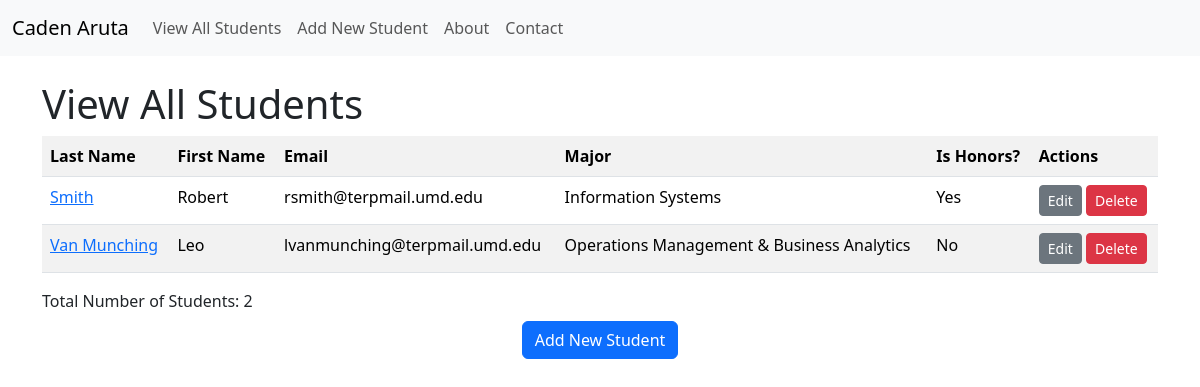
Screenshot of /student/view with the database file from the repository.
### models.py (models this page shows, shortened)
class Student(db.Model):
    __tablename__ = "student"
    student_id = db.Column(db.Integer, primary_key=True)
    first_name = db.Column(db.String(30), nullable=False)
    last_name = db.Column(db.String(50), nullable=False)
    major_id = db.Column(db.Integer, db.ForeignKey('major.major_id'))
    birth_date = db.Column(db.DateTime, nullable=False)
    num_credits_completed = db.Column(db.Integer, nullable=False)
    gpa = db.Column(db.Float, nullable=False)
    is_honors = db.Column(db.Boolean, nullable=False)
    email = db.Column(db.String(100), nullable=False)

class Major(db.Model):
    __tablename__ = "major"
    major_id = db.Column(db.Integer, primary_key=True)
    major = db.Column(db.String(30), nullable=False)
    students = db.relationship('Student', backref='students')

### app.py (the view)
@app.route('/student/view')
def student_view_all():
    students = Student.query.outerjoin(Major, Student.major_id == Major.major_id) \
        .add_entity(Major) \
        .order_by(Student.last_name, Student.first_name) \
        .all()
    return render_template('student_view_all.html', students=students)

### templates/student_view_all.html (shortened to what this page needs)
{% extends "base.html" %}
{% block page_head %}View All Students{% endblock %}
{% block page_content %}
<div class="row">
  <div class="col">
    <table class="table table-striped">
      <tr>
        <th>Last Name</th>
        <th>First Name</th>
        <th>Email</th>
        <th>Major</th>
        <th>Is Honors?</th>
        <th>Actions</th>
      </tr>
      {% for each_student, each_major in students %}
      <tr>
        <td><a href="{{ url_for('student_view', student_id=each_student['student_id']) }}">{{ each_student['last_name'] }}</a></td>
        <td>{{ each_student['first_name'] }}</td>
        <td>{{ each_student['email'] }}</td>
        <td>{{ each_major['major'] if each_major else '' }}</td>
        <td>{{ 'Yes' if each_student['is_honors'] == 1 else 'No' }}</td>
        <td>
          <a href="{{ url_for('student_edit', student_id=each_student['student_id']) }}" class="btn btn-secondary btn-sm">Edit</a>
          <a href="{{ url_for('student_delete', student_id=each_student['student_id']) }}" class="btn btn-danger btn-sm">Delete</a>
        </td>
      </tr>
      {% endfor %}
    </table>
  </div>
</div>
<div class="row">
  <div class="col">Total Number of Students: {{ students|length }}</div>
</div>
<div class="row mt-2">
  <div class="col text-center">
    <a href="{{ url_for('student_create') }}" class="btn btn-primary">Add New Student</a>
  </div>
</div>
{% endblock %}

### templates/base.html (shortened to what this page needs)
<!DOCTYPE html>
<html lang="en">
  <head>
    <link href="https://cdn.jsdelivr.net/npm/bootstrap@5.3.3/dist/css/bootstrap.min.css" rel="stylesheet">
  </head>
  <body>
  <nav class="navbar navbar-expand-lg navbar-light bg-light">
    <div class="container-fluid">
      <a class="navbar-brand" href="/">Caden Aruta</a>
      <div class="collapse navbar-collapse">
        <ul class="navbar-nav me-auto mb-2 mb-lg-0">
          <li class="nav-item"><a class="nav-link" href="{{ url_for('student_view_all') }}">View All Students</a></li>
          <li class="nav-item"><a class="nav-link" href="{{ url_for('student_create') }}">Add New Student</a></li>
          <li class="nav-item"><a class="nav-link" href="/about">About</a></li>
          <li class="nav-item"><a class="nav-link" href="/contact">Contact</a></li>
        </ul>
      </div>
    </div>
  </nav>
    <div class="container mt-4">
        <h1>{% block page_head %}{% endblock %}</h1>
        {% block page_content %}{% endblock %}
    </div>
  </body>
</html>

### rows the page displays
Student: last_name "Smith", first_name "Robert", email "rsmith@terpmail.umd.edu", major "Information Systems", is_honors "Yes"
Student: last_name "Van Munching", first_name "Leo", email "lvanmunching@terpmail.umd.edu", major "Operations Management & Business Analytics", is_honors "No"

### other values shown
{{ students|length }} "2"
